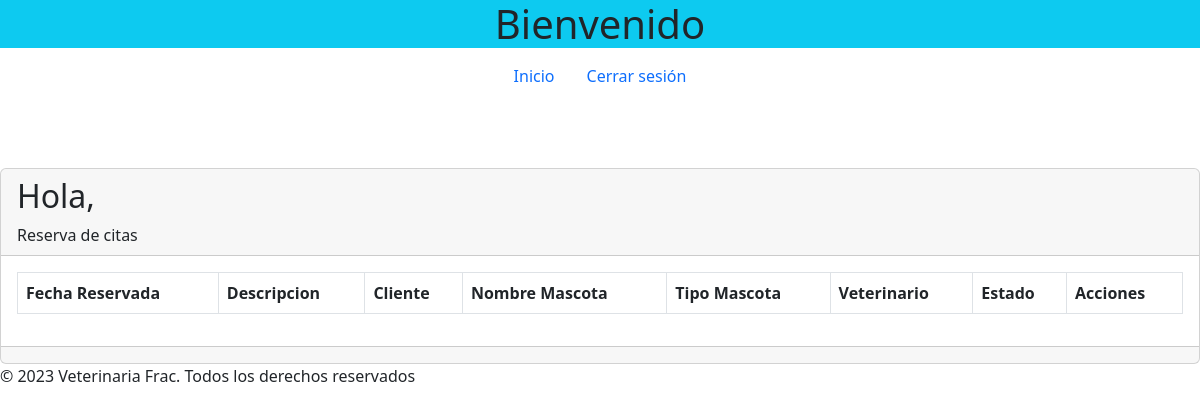
/veterinario.php?id=4, run on an earlier commit of the app's database.
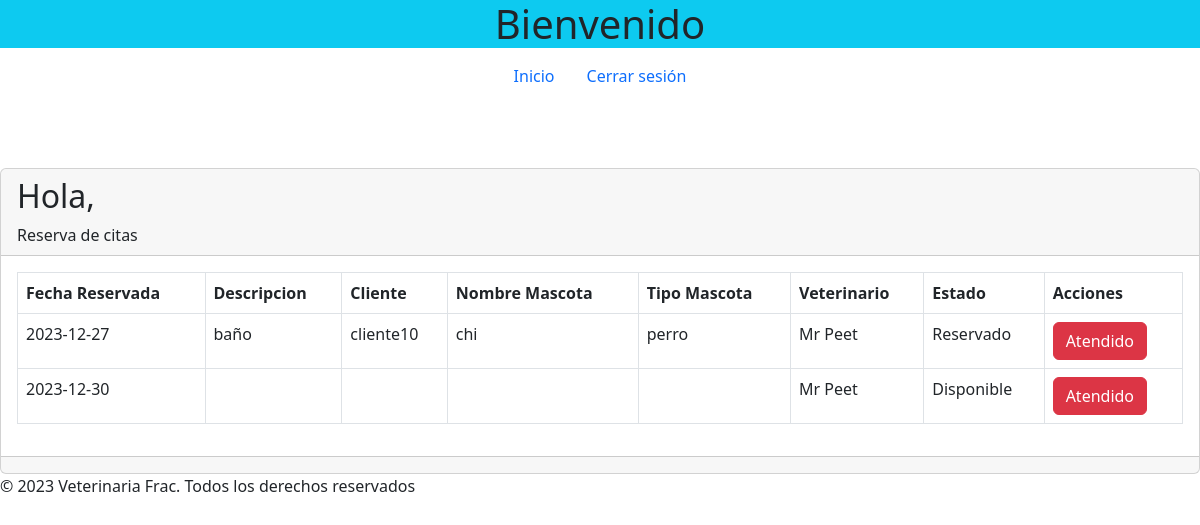
And on a later commit of the database.
### tables this page shows
CREATE TABLE `reservadecitas` (
  `id` int(8) NOT NULL,
  `id_administrador` int(8) NOT NULL,
  `id_cliente` int(8) DEFAULT NULL,
  `id_veterinario` int(8) NOT NULL,
  `fechareserva` date NOT NULL,
  `hora` time NOT NULL,
  `asunto` varchar(255) DEFAULT NULL,
  `estado` tinyint(1) NOT NULL
);

### veterinario.php (the view, shortened to what this page needs)
<?php
include("./config/bd.php");
$idVeterinario= isset($_GET['id']) && is_numeric($_GET['id']) ? intval($_GET['id']) : 0;
function getReservaciones($conn, $idVeterinario) {
    $sql = "SELECT rc.id, rc.fechareserva, rc.asunto,
    (SELECT nombre FROM cliente WHERE id = rc.id_cliente) as clientes,
    (SELECT nombre FROM veterinario WHERE id = rc.id_veterinario) as veterinario,
    (CASE WHEN rc.estado = 1 THEN 'Disponible' WHEN rc.estado= 2 THEN 'Reservado' WHEN rc.estado=3 THEN 'Atendido' ELSE 'Cancelado' END) as estado1,
    (SELECT m.nombre FROM mascota m
     JOIN cliente c ON m.id_cliente = c.id
     WHERE c.id = rc.id_cliente) as nombre_mascota,
    (SELECT m.tipo FROM mascota m
     JOIN cliente c ON m.id_cliente = c.id
     WHERE c.id = rc.id_cliente) as tipo_mascota
    FROM reservadecitas rc WHERE rc.id_veterinario = $idVeterinario";
    $result = $conn->query($sql);
    if ($result->num_rows > 0) {
        return $result->fetch_all(MYSQLI_ASSOC);
    } else {
        return [];
    }
}
$reservations = getReservaciones($conn , $idVeterinario);
?>
<?php
$url_base="http://localhost/veterinaria_frac_bs5/src/";
?>
<!doctype html>
<html lang="en">
<head>
  <link href="https://cdn.jsdelivr.net/npm/bootstrap@5.2.1/dist/css/bootstrap.min.css" rel="stylesheet"
>
    <link rel="stylesheet" href="https://cdn.datatables.net/1.13.6/css/jquery.dataTables.css" />
</head>
<body>
  <header>
    <h1 class="d-flex justify-content-center bg-info">Bienvenido</h1>
    <nav class="nav justify-content-center  ">
        <a class="nav-link active" aria-current="page" href="<?php echo $url_base?>veterinario.php">Inicio</a>
        <a class="nav-link active" href="<?php echo $url_base?>" aria-current="page">Cerrar sesión</a>
    </nav>
  </header>
  <main>
<br />
<br />
<br />
<div class="card">
    <div class="card-header">
        <h2>Hola, <span id="nombreUsuario"></span></h2>
        Reserva de citas
    </div>
    <div class="card-body">
        <div class="table-responsive-sm ">
            <table class="table table-bordered ">
            <tr>
                <th>Fecha Reservada</th>
                <th>Descripcion</th>
                <th>Cliente</th>
                <th>Nombre Mascota</th>
                <th>Tipo Mascota</th>
                <th>Veterinario</th>
                <th>Estado</th>
                <th>Acciones</th>
            </tr>
            <?php foreach ($reservations as $reservation) : ?>
                <tr>
                    <td><?php echo $reservation['fechareserva']; ?></td>
                    <td><?php echo $reservation['asunto']; ?></td>
                    <td ><?php echo $reservation['clientes']; ?></td>
                    <td><?php echo $reservation['nombre_mascota']; ?></td>
                    <td><?php echo $reservation['tipo_mascota']; ?></td>
                    <td><?php echo $reservation['veterinario']; ?></td>
                    <td><?php echo $reservation['estado1']; ?></td>
                    <td>
                        <form method="post" action="veterinario.php">
                            <button type="submit" class="btn btn-danger">Atendido</button>
                        </form>
                    </td>
                    </tr>
            <?php endforeach; ?>
            </table>
        </div>
    </div>
    <div class="card-footer text-muted">
    </div>
</div>
<?php include("./plantillas/footer.php")?>

What changed in the data, as far as the page shows it:
added reservadecitas: fechareserva "2023-12-27", asunto "baño", clientes "cliente10", nombre_mascota "chi", tipo_mascota "perro", veterinario "Mr Peet", estado1 "Reservado"
added reservadecitas: fechareserva "2023-12-30", veterinario "Mr Peet", estado1 "Disponible"
